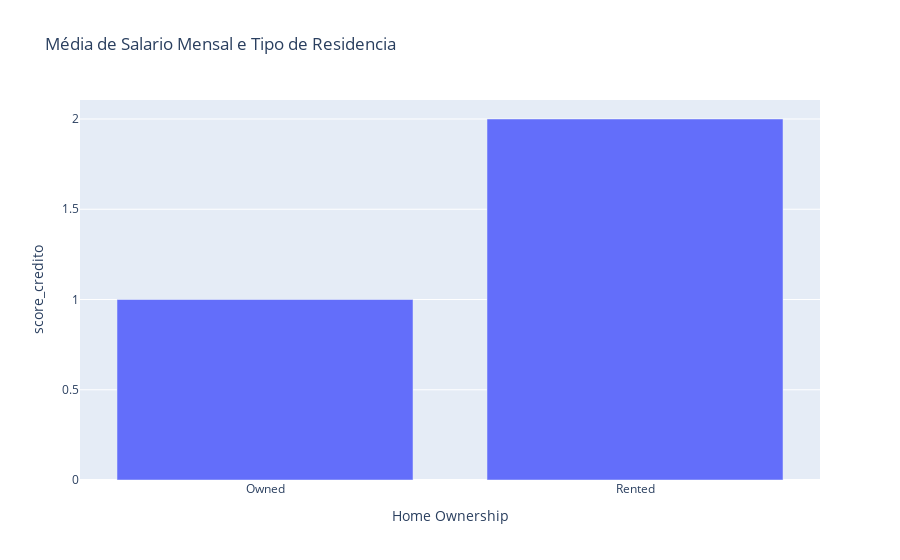

Notebook source saved alongside this figure:
### Markdown cell above
Diante deste grafico pode se analisar que pessoas que recebem mais tem um score bom.

Pessoas com um salario medio tem um score de credito mediano.

Pessoas que recebem menos tem um score de credito menor que as outras pessoas.

### Code cell
mediana = df.groupby('Home Ownership')['score_credito'].median().reset_index()
fig = px.bar(mediana, x='Home Ownership', y='score_credito',
             title='Média de Salario Mensal e Tipo de Residencia')
fig.show()

### Figure 1 — Plotly figure (JSON) as saved in the notebook; plotly's stock layout.template omitted (floating-point values rounded to 4 significant figures)
{"data": [{"alignmentgroup": "True", "hovertemplate": "Home Ownership=%{x}<br>score_credito=%{y}<extra></extra>", "legendgroup": "", "marker": {"color": "#636efa", "pattern": {"shape": ""}}, "name": "", "offsetgroup": "", "orientation": "v", "showlegend": false, "textposition": "auto", "type": "bar", "x": ["Owned", "Rented"], "xaxis": "x", "y": [1, 2], "yaxis": "y"}], "layout": {"barmode": "relative", "legend": {"tracegroupgap": 0}, "title": {"text": "Média de Salario Mensal e Tipo de Residencia"}, "xaxis": {"anchor": "y", "domain": [0, 1], "title": {"text": "Home Ownership"}}, "yaxis": {"anchor": "x", "domain": [0, 1], "title": {"text": "score_credito"}}}}
